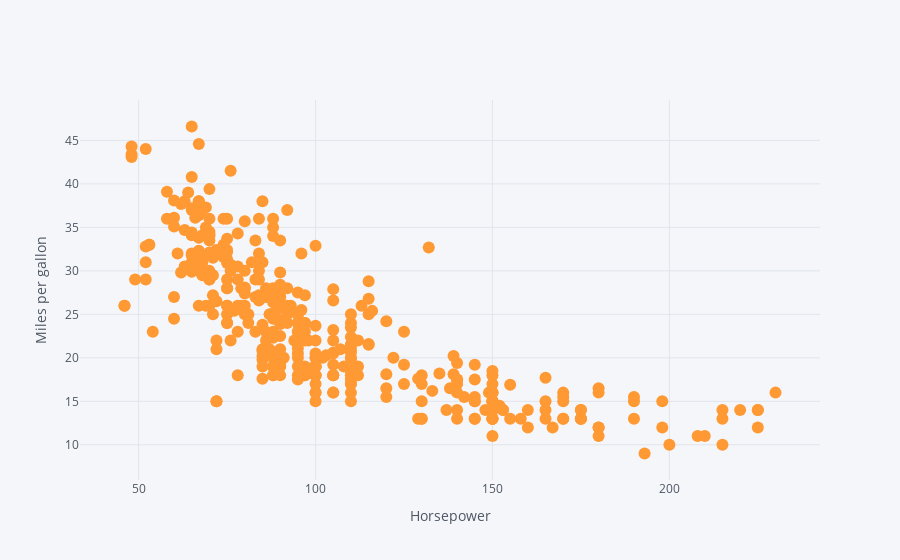

Write notebook code for a chart like this one.
### Code cell
data.iplot(kind='scatter', x='horsepower', y='mpg', mode='markers', xTitle='Horsepower', yTitle='Miles per gallon')

### Figure 1 — Plotly figure (JSON) as saved in the notebook; plotly's stock layout.template omitted (floating-point values rounded to 4 significant figures; data arrays with more than 128 entries replaced by an {"elided": "..."} marker saying what was removed)
{"data": [{"line": {"color": "rgba(255, 153, 51, 1.0)", "dash": "solid", "shape": "linear", "width": 1.3}, "marker": {"size": 12, "symbol": "circle"}, "mode": "markers", "name": "mpg", "text": "", "type": "scatter", "x": {"elided": "392 int values"}, "y": {"elided": "392 float values"}}], "layout": {"legend": {"bgcolor": "#F5F6F9", "font": {"color": "#4D5663"}}, "paper_bgcolor": "#F5F6F9", "plot_bgcolor": "#F5F6F9", "title": {"font": {"color": "#4D5663"}}, "xaxis": {"gridcolor": "#E1E5ED", "showgrid": true, "tickfont": {"color": "#4D5663"}, "title": {"font": {"color": "#4D5663"}, "text": "Horsepower"}, "zerolinecolor": "#E1E5ED"}, "yaxis": {"gridcolor": "#E1E5ED", "showgrid": true, "tickfont": {"color": "#4D5663"}, "title": {"font": {"color": "#4D5663"}, "text": "Miles per gallon"}, "zerolinecolor": "#E1E5ED"}}}
